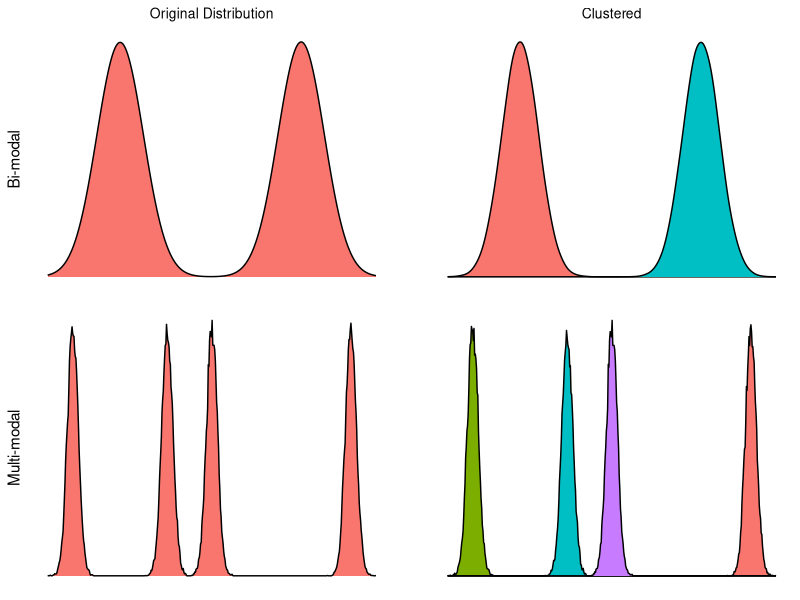
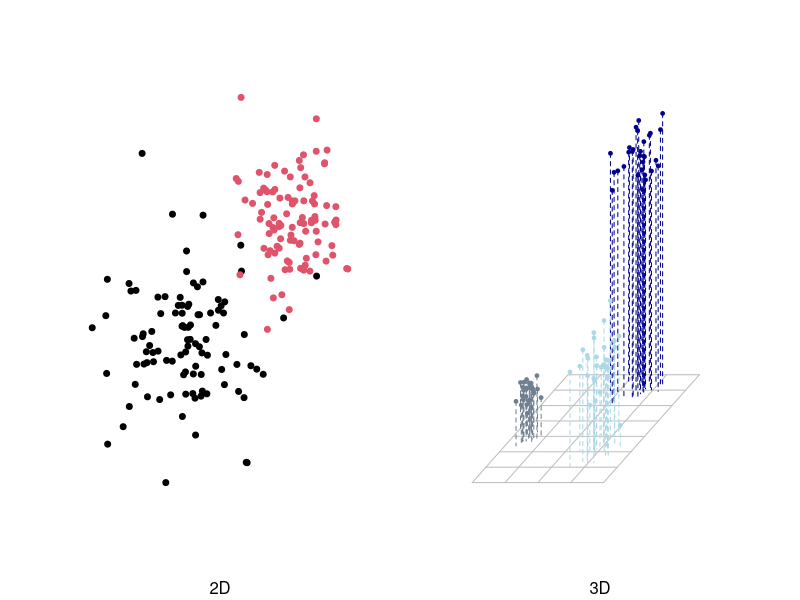
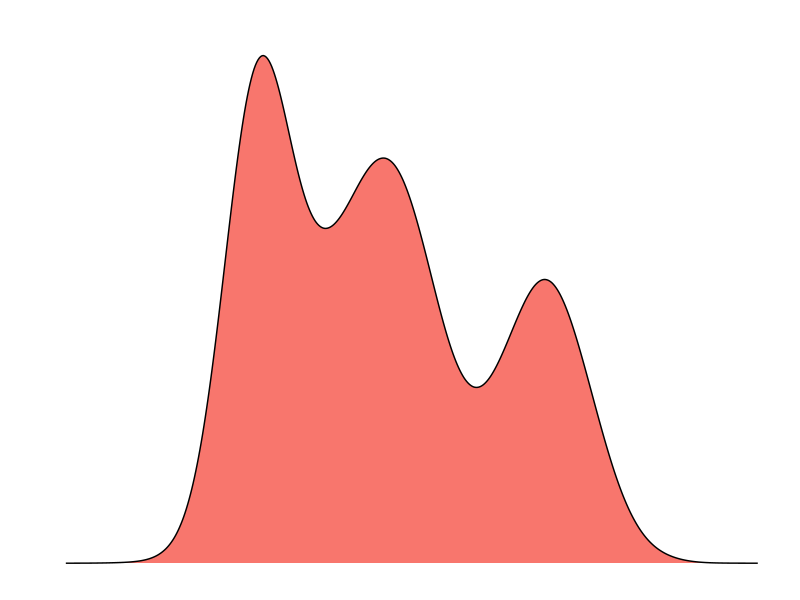

These charts were generated, in order, by the following R code: (Note: this script raises an error after producing the figures.)
## ---- chunk 1
library(ggplot2)
library(gridExtra)
distro <- data.frame(x = c(rnorm(100000, 300, 10), rnorm(100000, 400, 10)), fill = 1)
distro$cluster <- as.factor(kmeans(distro$x, 2)$cluster)

a0 <- ggplot(distro, aes(x = x, fill = "red")) + ggtitle("Original Distribution") + 
      geom_density(stat= "density",adjust = 2) + xlab("")  + ylab("Bi-modal") + 
      theme(plot.title = element_text(size = 10, hjust = 0.5), 
            legend.position="none", axis.title.x=element_blank(),
            axis.text.x=element_blank(), axis.ticks.x=element_blank(),
            axis.text.y=element_blank(), axis.ticks.y=element_blank(),
          panel.grid.major = element_blank(),
          panel.grid.minor = element_blank(),
          panel.border = element_blank(),
          panel.background = element_blank())

a1 <- ggplot(distro, aes(x = x, fill = cluster)) + ggtitle("Clustered") + 
      geom_density(stat= "density",adjust = 2) + xlab("")  + ylab("") + 
      theme(plot.title = element_text(size = 10, hjust = 0.5), 
            legend.position="none", axis.title.x=element_blank(),
            axis.text.x=element_blank(), axis.ticks.x=element_blank(),
            axis.text.y=element_blank(), axis.ticks.y=element_blank(),
          panel.grid.major = element_blank(),
          panel.grid.minor = element_blank(),
          panel.border = element_blank(),
          panel.background = element_blank())

distro <- data.frame(x = c(rnorm(10000, 0, 20), 
                           rnorm(10000, 340, 20), 
                            rnorm(10000, 500,20), 
                           rnorm(10000, 1000, 20)), fill = 1)
set.seed(200)
distro$cluster <- as.factor(kmeans(distro$x, 4)$cluster)

b0 <- ggplot(distro, aes(x = x, fill = "red")) +
      geom_density(stat= "density",adjust = 0.01) + xlab("")  + ylab("Multi-modal") + 
      theme(plot.title = element_text(size = 10, hjust = 0.5), 
            legend.position="none", axis.title.x=element_blank(),
            axis.text.x=element_blank(), axis.ticks.x=element_blank(),
            axis.text.y=element_blank(), axis.ticks.y=element_blank(),
          panel.grid.major = element_blank(),
          panel.grid.minor = element_blank(),
          panel.border = element_blank(),
          panel.background = element_blank())

b1 <- ggplot(distro, aes(x = x, fill = cluster)) + 
      geom_density(stat= "density",adjust = 0.01) + xlab("")  + ylab("") + 
      theme(plot.title = element_text(size = 10, hjust = 0.5), 
            legend.position="none", axis.title.x=element_blank(),
            axis.text.x=element_blank(), axis.ticks.x=element_blank(),
            axis.text.y=element_blank(), axis.ticks.y=element_blank(),
          panel.grid.major = element_blank(),
          panel.grid.minor = element_blank(),
          panel.border = element_blank(),
          panel.background = element_blank())


grid.arrange(a0, a1, b0, b1, nrow = 2, ncol = 2)

## ---- chunk 2

par(mfrow = c(1,2), oma = c(0,0,0,0))
library(ggplot2)
library(gridExtra)
n <- 100
distro <- data.frame(x = c(rnorm(n, 300, 40), rnorm(n, 400, 30)), 
                     y = c(rnorm(n, 300, 40), rnorm(n, 400, 30)), 
                     fill = factor(c(rep("green",n), rep("red", n))))

plot(distro$x, distro$y, col = distro$fill, pch = 19, ylab = "", xlab = "", sub = "2D", frame.plot=FALSE, xaxt='n', yaxt='n', cex = 0.8)


library(scatterplot3d)
n <- 30
distro <- data.frame(x = c(rnorm(n, 300, 30), rnorm(n, 800, 50), rnorm(n, 700, 80)), 
                     y = c(rnorm(n, 400, 30), rnorm(n, 300, 50), rnorm(n, 700, 40)),
                     z = c(rnorm(n, 300, 20), rnorm(n, 400, 50), rnorm(n, 700, 40)),
                     fill = as.character(c(rep("slategrey",n), rep("lightblue", n), rep("darkblue",n))))
scatterplot3d(distro$x, distro$y, distro$z, color = distro$fill, pch = 19, cex.symbols = 0.5,
              scale.y=.75, type="h", lty.hplot=2, 
              xlab = "", ylab = "", zlab = "", axis = FALSE,
              sub = "3D")

## ---- chunk 3
library(ggplot2)
library(gridExtra)
distro <- data.frame(x = c(rnorm(100000, 300, 20), rnorm(100000, 400, 30), rnorm(100000, 350, 40), rnorm(100000, 500, 30)) , fill = 1)
distro$cluster <- as.factor(kmeans(distro$x, 2)$cluster)

ggplot(distro, aes(x = x, fill = "red")) + ggtitle("") + 
      geom_density(stat= "density",adjust = 2) + xlab("")  + ylab("") + 
      theme(plot.title = element_text(size = 10, hjust = 0.5), 
            legend.position="none", axis.title.x=element_blank(),
            axis.text.x=element_blank(), axis.ticks.x=element_blank(),
            axis.text.y=element_blank(), axis.ticks.y=element_blank(),
          panel.grid.major = element_blank(),
          panel.grid.minor = element_blank(),
          panel.border = element_blank(),
          panel.background = element_blank())

## ---- chunk 4

library(raster)
path <- paste0(getwd(),"/assets/clustering/img")
plotRGB(brick(paste0(path,"/kmeans_example.jpg")))


## ---- chunk 5

library(raster)
path <- paste0(getwd(),"/assets/clustering/img")
plotRGB(brick(paste0(path,"/kmeans_example_error.jpg")))


## ---- chunk 6
library(ggplot2)
library(gridExtra)
distro <- data.frame(x = c(rnorm(100000, 300, 20), rnorm(100000, 400, 30), rnorm(100000, 350, 40), rnorm(100000, 500, 30)) , fill = 1)


a0 <- ggplot(distro, aes(x = x, fill = "red")) + ggtitle("Distribution") + 
      geom_density(stat= "density",adjust = 2) + xlab("")  + ylab("") + 
      theme(plot.title = element_text(size = 10, hjust = 0.5), 
            legend.position="none", axis.title.x=element_blank(),
            axis.text.x=element_blank(), axis.ticks.x=element_blank(),
            axis.text.y=element_blank(), axis.ticks.y=element_blank(),
          panel.grid.major = element_blank(),
          panel.grid.minor = element_blank(),
          panel.border = element_blank(),
          panel.background = element_blank())

placeholder <- data.frame()
for(i in 1:10){
  cluster <- kmeans(distro$x, i)
  placeholder <- rbind(placeholder, data.frame(k = i, wss =   cluster$tot.withinss/cluster$totss))
}

a1 <- ggplot(placeholder, aes(x = k, y = wss)) +
  geom_vline(aes(xintercept= 3), colour = "grey") + 
  geom_line(colour = "red") + ggtitle("Within Sum of Squares by K") +
  geom_point(colour = "red") + ylab("%WSS") + 
  xlab("Value of k")+ 
  scale_x_continuous(breaks = (seq(1, 10, by = 1))) +
      theme(plot.title = element_text(size = 10, hjust = 0.5), 
            legend.position="none",panel.border = element_blank(),
          panel.background = element_blank()) 

grid.arrange(a0, a1, ncol = 2)
